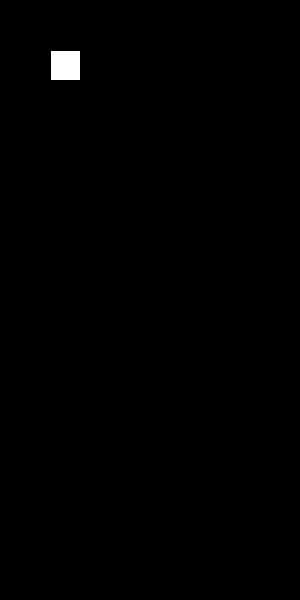
Frame 1 (no input)
Frame 60 (the mouse pressed at the canvas centre just before this capture): identical to frame 1, image omitted
Frame 120 (the mouse held since frame 60 and released just before this capture): identical to frame 1, image omitted

The Processing sketch that drew this single still picture (run headless with seeded random() and noise(); from frame 60 on, the mouse is pressed at the canvas centre):

// Processing sketch: block
// ── block.pde

  int x = 50;
  int y = 50;

  void setup() {
    size(300, 600);
    int x1 = 0;
    int y1 = 0;
    while(x1<300){
      line(x1,0,x1,600);
      x1+=30;
    }
  }

  void draw() {
    background(0);
    square(x, y, 30); 
    y+=0.01;
  }
  void keyPressed() {
    if (key == CODED) {
      } if (keyCode == DOWN) {
        y += 30;
      } else if (keyCode == LEFT) {
        x -= 30;
      } else if (keyCode == RIGHT) {
        x += 30; 
      }
  }

 
